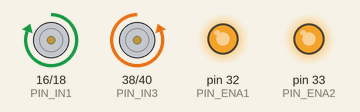
Recording of a program running on a simulated Raspberry Pi (header pin numbers). On the bench: motor-driver pin pairs drawn as motors (green arrow = first pin HIGH = forward, orange = second pin HIGH = backward, longer = more drive), output pins drawn as LEDs (lit = HIGH). What the program prints to the terminal is not drawn. At 14.0 s the program stops and its outputs stay as they are.

Above: at 0.1 s.
At 14.1 s:
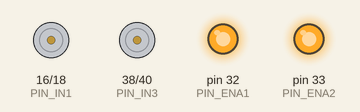
Timing chart, 0 to 15.5 s (numbered marks = the images above):
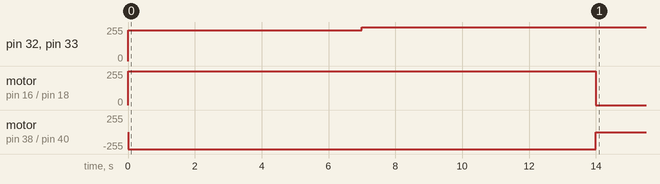

The program:

l298n-motor-driver.py
```python
'''
Project: Self-Driving Car
Author: FAHYM ABD ELFATTAH
Supervisor: EL HADBI ASSIA

'''

import RPi.GPIO as GPIO
from time import sleep

PIN_ENA1 = 32  #Motor1  L298N Pin ena1
PIN_IN1 = 16   #Motor1  L298N Pin in1
PIN_IN2 = 18   #Motor1  L298N Pin in2
PIN_ENA2 = 33  #Motor1  L298N Pin ena2
PIN_IN3 = 38   #Motor2  L298N Pin in3
PIN_IN4 = 40   #Motor2  L298N Pin in4

pwm1 = None  # Declare pwm1 as a global variable
pwm2 = None  # Declare pwm2 as a global variable


def setup():
    global pwm1, pwm2          # Access the global variables pwm1 and pwm2
    GPIO.setmode(GPIO.BOARD)   #Sets the numbering mode for the GPIO pins to use the physical pin numbering scheme
    GPIO.setwarnings(False)    #Disables certain warnings related to pin states or conflicts

    GPIO.setup(PIN_ENA1,GPIO.OUT)
    GPIO.setup(PIN_ENA2,GPIO.OUT)

    GPIO.setup(PIN_IN1, GPIO.OUT)  #declare as output for L298N Pin in1
    GPIO.setup(PIN_IN2, GPIO.OUT)  #declare as output for L298N Pin in2
    GPIO.setup(PIN_IN3, GPIO.OUT)  #declare as output for L298N Pin in3
    GPIO.setup(PIN_IN4, GPIO.OUT)  #declare as output for L298N Pin in4

    pwm1 = GPIO.PWM(PIN_ENA1,1000)
    pwm2 = GPIO.PWM(PIN_ENA2,1000)

    pwm1.start(0)
    pwm2.start(0)


def forword(duty):
    pwm1.ChangeDutyCycle(duty)
    pwm2.ChangeDutyCycle(duty)

    GPIO.output(PIN_IN1, GPIO.HIGH)  #Set the forward direction of motor M1 to HIGH
    GPIO.output(PIN_IN2, GPIO.LOW)   #Set the backward direction of motor M1 to LOW
    GPIO.output(PIN_IN3, GPIO.LOW)   #Set the forward direction of motor M2 to LOW
    GPIO.output(PIN_IN4, GPIO.HIGH)  #Set the backward direction of motor M2 to HIGH

def turnLeft():
     GPIO.output(PIN_IN1, GPIO.LOW)   #Set the forward direction of motor M1 to LOW
     GPIO.output(PIN_IN2, GPIO.HIGH)  #Set the backward direction of motor M1 to HIGH
     GPIO.output(PIN_IN3, GPIO.LOW)   #Set the forward direction of motor M2 to LOW
     GPIO.output(PIN_IN4, GPIO.HIGH)  #Set the backward direction of motor M2 to HIGH

def turnRight():
     GPIO.output(PIN_IN1, GPIO.HIGH)  #Set the forward direction of motor M1 to HIGH
     GPIO.output(PIN_IN2, GPIO.LOW)   #Set the backward direction of motor M1 to LOW
     GPIO.output(PIN_IN3, GPIO.HIGH)  #Set the forward direction of motor M2 to HIGH
     GPIO.output(PIN_IN4, GPIO.LOW)   #Set the backward direction of motor M2 to LOW

def stop():
    GPIO.output(PIN_IN1, GPIO.LOW)    #Set the forward direction of motor M1 to LOW
    GPIO.output(PIN_IN2, GPIO.LOW)    #Set the backward direction of motor M1 to LOW
    GPIO.output(PIN_IN3, GPIO.LOW)    #Set the forward direction of motor M2 to LOW
    GPIO.output(PIN_IN4, GPIO.LOW)    #Set the backward direction of motor M2 to LOW


try:
      print("Self Driving Car...")
      setup()
      stop()
      forword(90)
      sleep(7)
      forword(100)
      sleep(7)
      stop()


except KeyboardInterrupt:
    GPIO.cleanup()   # Clean up GPIO on program exit
```

Measured:
- by itself, pin 32 (PIN_ENA1), pin 33 (PIN_ENA2): 0/255 → 230/255 at 0.00 s, → 255/255 7.0 s later
- by itself, motor on pin 16 (PIN_IN1) / pin 18 (PIN_IN2): stopped → forward 255/255 at 0.00 s, → stopped 14.0 s later
- by itself, motor on pin 38 (PIN_IN3) / pin 40 (PIN_IN4): stopped → backward 255/255 at 0.00 s, → stopped 14.0 s later
